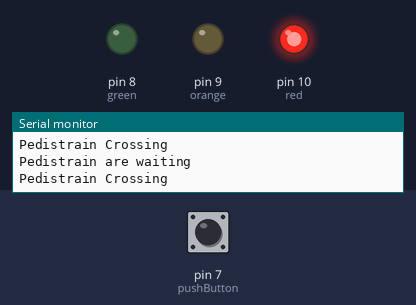
The sketch below on a simulated Arduino Uno, built with avr-gcc and run on an emulated ATmega328P. Parts: output pins drawn as LEDs (lit = HIGH), the last lines printed to the serial monitor. The test bench sets the inputs (shaded band); at power-on: pin 7 (pushButton) HIGH.

Above: at 18.0 s.
18.1 s: pin 7 (pushButton) pulled LOW for 3 s
At 20.6 s:
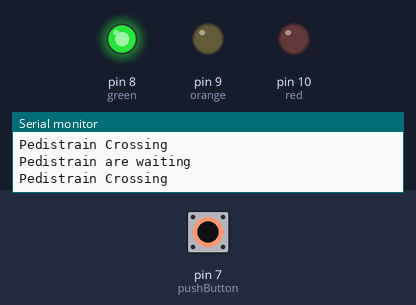
At 21.4 s:
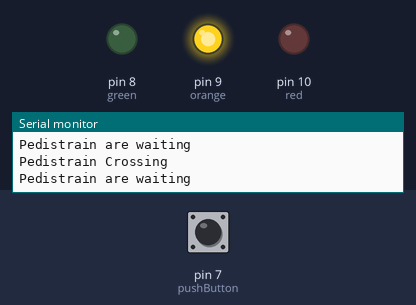
Timing chart, 0 to 32.6 s (numbered marks = the images above; inputs shaded):
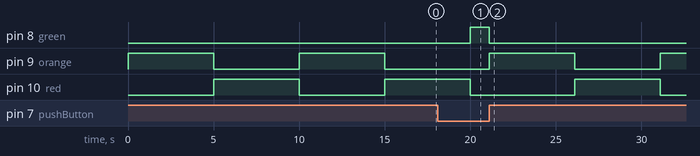

The sketch:

Code.ino
```cpp
// declare the leds

int red = 10;
int orange = 9;
int green = 8;

// declare pushbutton switch

int pushButton = 7;
int readPushbutton = 0;


void setup()
{
  pinMode(red, OUTPUT);
  pinMode(orange, OUTPUT);
  pinMode(green, OUTPUT);
  pinMode(pushButton, INPUT);

  digitalWrite(red, LOW);
  digitalWrite(orange, LOW);
  digitalWrite(green, LOW);

  Serial.begin(9600);
}

void loop()
{
  int readPushbutton = digitalRead(pushButton);

  if(readPushbutton == 0)
  {
  	digitalWrite(green, HIGH);
    digitalWrite(orange, LOW);
    digitalWrite(red, LOW);
  }

  else if(readPushbutton == 1)
  {
  	digitalWrite(green, LOW);
    digitalWrite(orange, HIGH);
    digitalWrite(red, LOW);
    Serial.println("Pedistrain are waiting");
    delay(5000);

    digitalWrite(green, LOW);
    digitalWrite(orange, LOW);
    digitalWrite(red, HIGH);
    Serial.println("Pedistrain Crossing");
    delay(5000);
  }

}
```

Measured:
- after the input at 18.1 s, pin 8 (green): LOW → HIGH after 1.9 s, → LOW 1.1 s later
- by itself, pin 9 (orange): alternates HIGH for 5.0 s and LOW for 5.0 s
